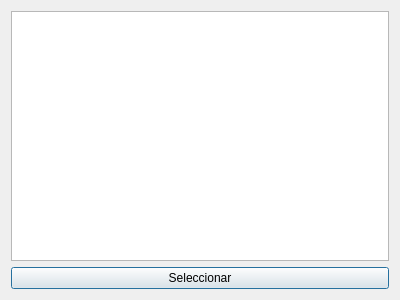
<?xml version="1.0" encoding="UTF-8"?>
<ui version="4.0">
 <class>ReservedWordsDialog</class>
 <widget class="QDialog" name="ReservedWordsDialog">
  <property name="geometry">
   <rect>
    <x>0</x>
    <y>0</y>
    <width>400</width>
    <height>300</height>
   </rect>
  </property>
  <property name="windowTitle">
   <string>Palabras Reservadas</string>
  </property>
  <layout class="QVBoxLayout" name="verticalLayout">
   <item>
    <widget class="QListWidget" name="listWidget">
        
    </widget>
   </item>
   <item>
    <widget class="QPushButton" name="btn_select">
     <property name="text">
      <string>Seleccionar</string>
     </property>
    </widget>
   </item>
  </layout>
 </widget>
 <resources/>
 <connections/>
</ui>
